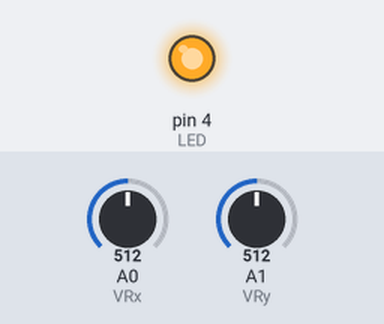
Bench run of a sketch on a simulated Arduino Leonardo, built with avr-gcc and run on an emulated ATmega32U4. On the bench: output pins drawn as LEDs (lit = HIGH). Inputs (shaded band) come from the test bench; at power-on: A0 (VRx) = 512, A1 (VRy) = 512. Pins used as bus, display or sensor lines are not drawn; what the sketch prints to the serial monitor is not drawn.

Above: at 1.1 s.
At 3.2 s:
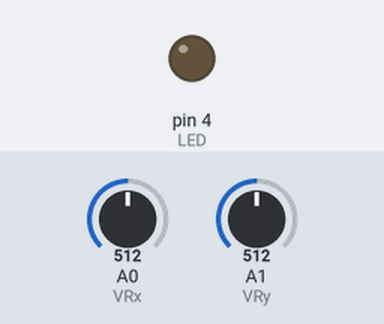
3.3 s: A0 (VRx) set to 488
5.2 s: A1 (VRy) set to 484
Timing chart, 0 to 8.2 s (numbered marks = the images above; inputs shaded):
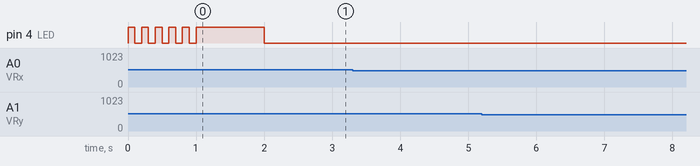

The sketch:

Joystick_Test.ino
```cpp
#include "Mouse.h"

//sets pinout
const int VRx = A0;
const int VRy = A1;
#define joystickVCC 21
#define SW 7
#define LED 4
#define redButton
#define delayResponse 2

//sets some initial global variables
int analogVRx;              //a constantly updating analog reading from the joysticks horizontal axis
int analogVRy;              //a constantly updating analog reading from the joysticks vertical axis

bool cursorRight;
bool cursorLeft;
bool cursorUp;
bool cursorDown;


//------------------------------setup and initialize----------------------
void setup(){
  Serial.begin(9600);

  pinMode(SW, INPUT_PULLUP);
  pinMode(joystickVCC, OUTPUT);
  pinMode(LED, OUTPUT);
  initialize();
  }
void initialize(){                            //maybe this can be used as an interrupt later to "recalibrate"
  digitalWrite(joystickVCC, HIGH);
    int i = 0;
  while(i<5){                                //flashes a light 5 times
    digitalWrite(LED, HIGH);
    delay(100);
    digitalWrite(LED, LOW);
    delay(100);
    i++;
  }
  int analogVRy = analogRead(VRx);          //initializes a reading from the joystick's vertical movement;
  int analogVRx = analogRead(VRy);          //initializes a reading from the joystick's horizontal movement;
   cursorUp = 0;
   cursorDown = 0;
   cursorLeft = 0;
   cursorRight = 0;

  digitalWrite(LED, HIGH);                  //a single long flash to OK operation
  delay(1000);
  digitalWrite(LED, LOW);
}

void loop(){
  //digitalFeedback();        //debug reads and prints digitalPin status
  //analogFeedback();         //debug reads and prints digitalPin status
  //booleanFeedback();        //debug displays, LEFT, RIGHT, UP, DOWN as TRUE/FALSE
  inputRecord();              //sets the status variables
  mouseCommands();            //checks variables and commands the mouse
  delay(delayResponse);
}
void digitalFeedback(){
  Serial.println("dVRx");
  Serial.println(digitalRead(VRx));
  Serial.println("dVRy");
  Serial.println(digitalRead(VRy));
  Serial.println("dSW");
  Serial.println(digitalRead(SW));
  }
void analogFeedback(){
  Serial.println("aVRx");
  Serial.println(analogRead(VRx));
  Serial.println("aVRy");
  Serial.println(analogRead(VRy));
  Serial.println("aSW");
  Serial.println(analogRead(SW));
  }
void inputRecord(){
  int thresholdHigh = 540;   //sets a threshold hold to convert the analog reading into binary
  int thresholdLow = 500;    //sets a threshold hold to convert the analog reading into binary
  int analogVRx = analogRead(VRx);
  int analogVRy = analogRead(VRy);

  //the following decides horizontal movement
  if (analogVRx > thresholdHigh){       //allows right command
    cursorRight = 0;
    cursorLeft = 1;
  }
  else if(analogVRx < thresholdLow){
    cursorRight = 1;
    cursorLeft = 0;
  }
  else {
    cursorRight = 0;
    cursorLeft = 0;
  }

  //the following decides vertical movement
  if (analogVRy > thresholdHigh){       //allows right command
    cursorDown = 1;
    cursorUp = 0;
  }
  else if(analogVRy < thresholdLow){    //allows left command
    cursorDown = 0;
    cursorUp = 1;
  }
  else {
    cursorDown = 0;
    cursorUp = 0;
  }
  //Serial.print(cursorLeft);
  //Serial.print(cursorRight);
  //Serial.print(cursorDown);
  //Serial.println(cursorUp);
  }

void booleanFeedback(){
  Serial.print(cursorLeft);
  Serial.print(cursorRight);
  Serial.print(cursorDown);
  Serial.print(cursorUp);
  }
void mouseCommands(){

  if (cursorRight == 1){
    Mouse.move(1,0,0);
    Serial.println("Moving Right");
  }

  if (cursorLeft == 1){
    Mouse.move(-1,0,0);
    Serial.println("Moving Left");
  }

  if (cursorDown == 1){
    Mouse.move(0,-1,0);
    Serial.println("Moving Up");
  }

  if (cursorUp == 1){
    Mouse.move(0,1,0);
    Serial.println("Moving Down");
  }
  }
```
